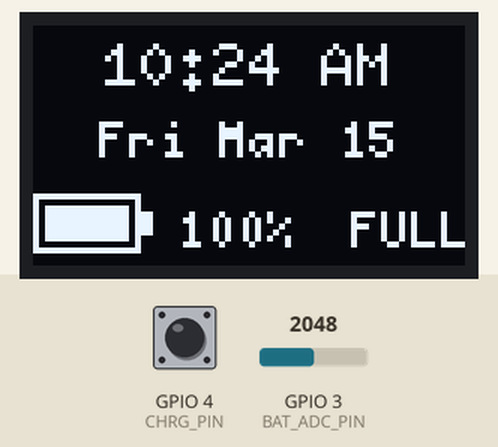
Simulated run of this sketch. Board: ESP32-C3. Parts: 72×40 one-colour display. The test bench sets the inputs (shaded band); at power-on: GPIO 4 (CHRG_PIN) HIGH, GPIO 3 (BAT_ADC_PIN) = 2048 (analog values on the 0–4095 scale). WiFi joins after 1.5 s; servers stay silent unless stated; the local clock reads 2024-03-15 10:24:30 at power-on unless the sketch sets it; what the sketch prints to the serial monitor is not drawn.

Above: at 2.7 s.
2.8 s: GPIO 4 (CHRG_PIN) pulled LOW for 3.2 s
At 4.4 s:
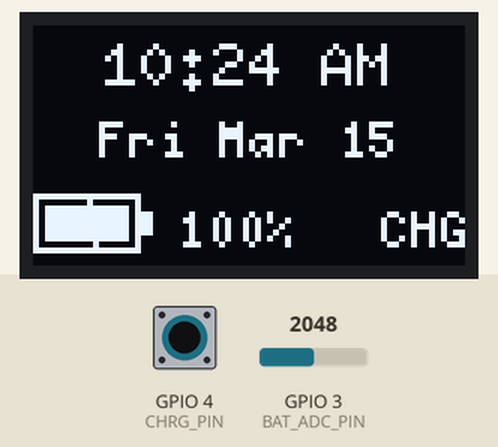
8.1 s: GPIO 3 (BAT_ADC_PIN) set to 1638
9.8 s: GPIO 3 (BAT_ADC_PIN) set to 1562
At 11.2 s:
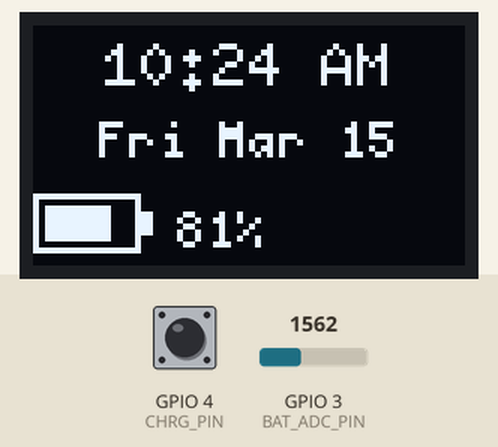
12.1 s: GPIO 4 (CHRG_PIN) pulled LOW for 1 s
At 13.3 s:
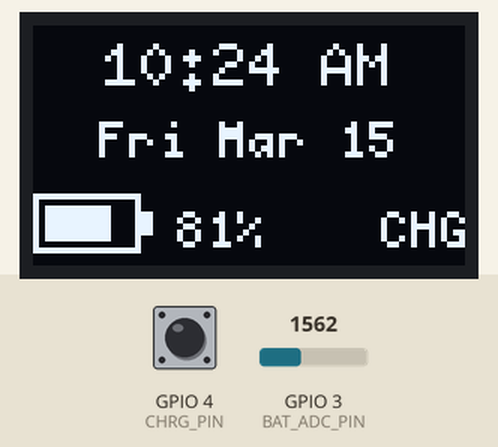
15.1 s: GPIO 3 (BAT_ADC_PIN) set to 1228
At 16.6 s:
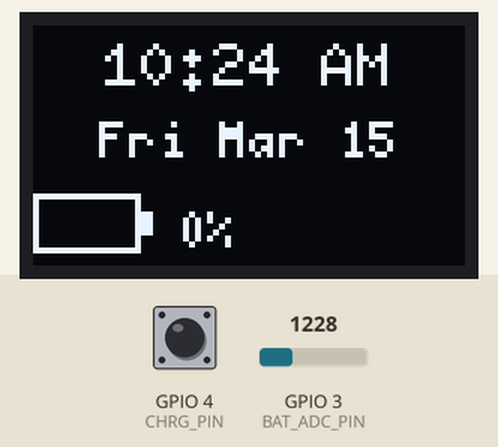
17.2 s: GPIO 3 (BAT_ADC_PIN) set to 2047
At 31.7 s:
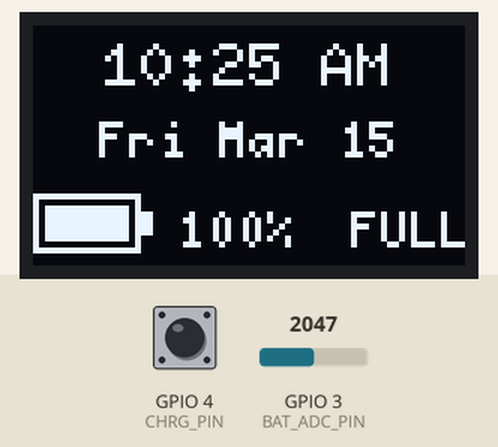
Timing chart, 0 to 32.3 s (numbered marks = the images above; inputs shaded):
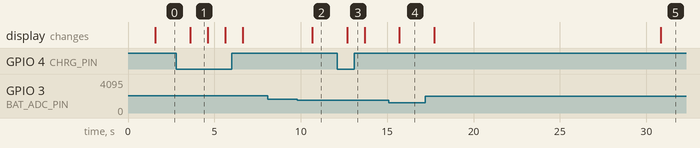

The sketch:

battery-monitor.ino
```cpp
// ===========================================================================
// battery-monitor.ino — ESP32-C3 + 0.42" OLED desk battery widget.
// ---------------------------------------------------------------------------
// LiPo 1000 mAh on a TP4056 (USB-C charge + DW01 protection). The ESP32-C3
// reads two things off the board:
//
//   - Battery voltage   -> GPIO3 (ADC1_CH3) via a 220k / 100k divider.
//   - Charging state    -> GPIO4, wired to the TP4056 CHRG pad.
//                          CHRG is open-drain inside the TP4056: pulled to
//                          GND while a charge cycle is active, floating
//                          otherwise. With INPUT_PULLUP on the ESP32 side
//                          we read LOW = charging, HIGH = not charging.
//
// What the 72x40 OLED shows (refreshes every second so the bolt animates):
//
//   Row 1 (y=10): HH:MM AM/PM            (large-ish, centered)
//   Row 2 (y=22): Mon May 25             (date, centered)
//   Row 3 (y=37): [icon]  62%   <state>  (battery + percent + state glyph)
//
// "state" is one of:
//   "CHG"  while charging (animated lightning bolt over the icon)
//   "FULL" when not charging AND battery >= 95%
//   ""     when discharging (just the bar level + percentage)
//
// Time is pulled via NTP after WiFi associates. Philippines = GMT+8, no DST.
// Until NTP settles, the time row shows "--:--" and the date is hidden so
// the cold-boot window doesn't render nonsense like "Thu Jan 1".
//
// Hardware (USB-C chargeable, no boost, no protection beyond the TP4056):
//
//   LiPo 3.7 V 1000 mAh -> TP4056 B+/B-          (charge + DW01 protection)
//   TP4056 OUT+/OUT-    -> ESP32-C3 5V / GD      (onboard LDO drops to 3.3 V)
//   TP4056 OUT+         -> 220k -> GPIO3 -> 100k -> GND   (battery sense)
//   TP4056 CHRG pad     -> GPIO4                 (active-LOW, INPUT_PULLUP)
//   USB-C cable         -> TP4056 USB-C          (NOT the ESP32's port)
//   OLED                -> GPIO5 (SDA) / GPIO6 (SCL), already on the board
//
// Use-while-charging works because of the TP4056 + DW01 pairing -- USB-C
// runs the load and tops up the cell at the same time.
//
// Board: "ESP32C3 Dev Module"   USB CDC On Boot: Enabled
// Baud:  115200
// ===========================================================================

#include <WiFi.h>
#include <WiFiMulti.h>
#include <Wire.h>
#include <U8g2lib.h>
#include <time.h>

// --- WiFi --------------------------------------------------------------------
WiFiMulti wifiMulti;

// --- OLED --------------------------------------------------------------------
U8G2_SSD1306_72X40_ER_F_HW_I2C oled(U8G2_R0, U8X8_PIN_NONE);
const int OLED_SDA = 5;
const int OLED_SCL = 6;

// --- Pins --------------------------------------------------------------------
const int BAT_ADC_PIN = 3;   // ADC1_CH3 -- battery sense (220k / 100k divider)
const int CHRG_PIN    = 4;   // TP4056 CHRG -- LOW while charging

// --- Battery calibration -----------------------------------------------------
// Divider: V_pin = V_bat * R_low / (R_high + R_low).
// With R_high = 220k and R_low = 100k, ratio is 100 / 320 = 0.3125, so V_bat
// is V_pin * (R_high + R_low) / R_low = V_pin * 3.20.
// V_BAT_FULL / V_BAT_EMPTY are the endpoints we map 0-100% across. 3.30 V is
// where the DW01 protection cuts the cell so anything below that is moot.
const float DIVIDER_RATIO = 3.20f;
const float V_BAT_FULL    = 4.20f;
const float V_BAT_EMPTY   = 3.30f;
const int   ADC_SAMPLES   = 16;   // averaged per read to smooth ADC noise

// --- Wedding countdown target (2026-07-02 PHT) -------------------------------
const int WED_YEAR  = 2026;
const int WED_MONTH = 7;
const int WED_DAY   = 2;

// --- Day/month name tables (5x7 friendly) ------------------------------------
static const char* DOW_NAMES[] = {"Sun","Mon","Tue","Wed","Thu","Fri","Sat"};
static const char* MON_NAMES[] = {"Jan","Feb","Mar","Apr","May","Jun","Jul",
                                  "Aug","Sep","Oct","Nov","Dec"};

// ----------------------------------------------------------------------------
// Battery read -- average a handful of analogReadMilliVolts() samples so the
// percentage doesn't jitter every redraw. analogReadMilliVolts uses the eFuse
// calibration on the C3, which is far more accurate than raw analogRead().
// ----------------------------------------------------------------------------
float readBatteryVolts() {
  uint32_t acc = 0;
  for (int i = 0; i < ADC_SAMPLES; i++) {
    acc += analogReadMilliVolts(BAT_ADC_PIN);
    delay(2);
  }
  float vPin = (acc / (float)ADC_SAMPLES) / 1000.0f;   // mV avg -> V
  return vPin * DIVIDER_RATIO;
}

int voltsToPercent(float v) {
  float pct = (v - V_BAT_EMPTY) / (V_BAT_FULL - V_BAT_EMPTY) * 100.0f;
  if (pct < 0)   pct = 0;
  if (pct > 100) pct = 100;
  return (int)(pct + 0.5f);
}

bool isCharging() {
  // INPUT_PULLUP + open-drain CHRG = LOW means a charge cycle is active.
  // When the cell is full the TP4056 stops driving CHRG, so it floats high
  // and we read HIGH (= not charging, possibly "full" depending on V_bat).
  return digitalRead(CHRG_PIN) == LOW;
}

// ----------------------------------------------------------------------------
// Custom battery icon -- u8g2 doesn't ship one tiny enough for 72x40, so we
// draw a 18x10 outline at (x, y) with a 2x4 positive-terminal nub on the
// right. fillPct in [0,100] decides how much of the inside is solid.
// When charging, the caller layers drawBolt() on top.
// ----------------------------------------------------------------------------
void drawBatteryIcon(int x, int y, int fillPct) {
  oled.drawFrame(x, y, 18, 10);            // outer body
  oled.drawBox  (x + 18, y + 3, 2, 4);     // positive nub
  int innerW = 14;                          // 18 - 2 (border) - 2 (gap)
  int barW = (innerW * fillPct + 50) / 100;
  if (barW > 0) oled.drawBox(x + 2, y + 2, barW, 6);
}

// Animated lightning bolt for the charging state. `frame` is incremented every
// redraw so the bolt blinks at ~1 Hz alongside the rest of the screen.
void drawBolt(int x, int y, int frame) {
  if ((frame & 1) == 0) return;            // blink: even frames = bolt hidden
  // Tiny 5-pixel zig-zag, eyeballed for the 18x10 icon. Centered on the icon.
  oled.drawLine(x + 9,  y + 1, x + 7,  y + 5);
  oled.drawLine(x + 7,  y + 5, x + 11, y + 5);
  oled.drawLine(x + 11, y + 5, x + 9,  y + 9);
}

// ----------------------------------------------------------------------------
// OLED rendering -- three rows, 5x7 font, time row centered and slightly
// taller via the 6x10 font so it reads as the focal point.
// ----------------------------------------------------------------------------
void drawScreen(float vBat, int pct, bool charging, int frame) {
  oled.clearBuffer();

  time_t now = time(nullptr);
  struct tm lt;
  bool haveTime = (now > 1700000000);
  if (haveTime) localtime_r(&now, &lt);

  // ---- Row 1 (y=10): time HH:MM AM/PM, centered, 6x10 font -----------------
  oled.setFont(u8g2_font_6x10_tf);
  char timeBuf[12];
  if (haveTime) {
    int h12 = lt.tm_hour % 12;
    if (h12 == 0) h12 = 12;
    const char* ampm = (lt.tm_hour < 12) ? "AM" : "PM";
    snprintf(timeBuf, sizeof(timeBuf), "%d:%02d %s", h12, lt.tm_min, ampm);
  } else {
    strcpy(timeBuf, "--:--");
  }
  {
    int w = oled.getStrWidth(timeBuf);
    oled.drawStr((72 - w) / 2, 10, timeBuf);
  }

  // ---- Row 2 (y=22): day-of-week + date, centered, 5x7 ---------------------
  oled.setFont(u8g2_font_5x7_tf);
  if (haveTime) {
    char row2[24];
    snprintf(row2, sizeof(row2), "%s %s %d",
             DOW_NAMES[lt.tm_wday], MON_NAMES[lt.tm_mon], lt.tm_mday);
    int w = oled.getStrWidth(row2);
    oled.drawStr((72 - w) / 2, 22, row2);
  } else if (WiFi.status() != WL_CONNECTED) {
    const char* msg = "no wifi";
    int w = oled.getStrWidth(msg);
    oled.drawStr((72 - w) / 2, 22, msg);
  } else {
    const char* msg = "syncing time...";
    int w = oled.getStrWidth(msg);
    oled.drawStr((72 - w) / 2, 22, msg);
  }

  // ---- Row 3 (y=37): battery icon + percent + state ------------------------
  // Icon at x=0, percent right-aligned around x=46, state glyph on the right
  // edge so the eye reads icon -> number -> word in a single sweep.
  drawBatteryIcon(0, 28, pct);
  if (charging) drawBolt(0, 28, frame);

  char pctBuf[6];
  snprintf(pctBuf, sizeof(pctBuf), "%d%%", pct);
  oled.drawStr(24, 37, pctBuf);

  const char* state = "";
  if (charging)               state = "CHG";
  else if (pct >= 95)         state = "FULL";
  // else discharging -- no glyph, the percentage alone is the indicator.
  if (state[0]) {
    int w = oled.getStrWidth(state);
    oled.drawStr(72 - w, 37, state);
  }

  oled.sendBuffer();
}

// ----------------------------------------------------------------------------
// Setup / loop
// ----------------------------------------------------------------------------
void setup() {
  Serial.begin(115200);

  // OLED first so even a stalled WiFi join has something on the screen.
  Wire.setPins(OLED_SDA, OLED_SCL);
  oled.begin();
  oled.setBusClock(400000);
  oled.clearBuffer();
  oled.setFont(u8g2_font_5x7_tf);
  oled.drawStr(0, 10, "Battery");
  oled.drawStr(0, 20, "Monitor");
  oled.drawStr(0, 36, "booting...");
  oled.sendBuffer();

  pinMode(CHRG_PIN, INPUT_PULLUP);
  // analogReadMilliVolts on the C3 needs 12-bit width + 11 dB attenuation
  // (the default in current cores). Setting them explicitly anyway so an
  // older core revision doesn't quietly clamp the range.
  analogReadResolution(12);
  analogSetPinAttenuation(BAT_ADC_PIN, ADC_11db);

  wifiMulti.addAP("CharLa",   "Kahitano1!");
  wifiMulti.addAP("CAYNO",   "lokomoko");
  wifiMulti.addAP("Chaelri", "charlie24");
  WiFi.mode(WIFI_STA);

  unsigned long t0 = millis();
  while (wifiMulti.run() != WL_CONNECTED && millis() - t0 < 15000) {
    delay(250);
    Serial.print('.');
  }
  Serial.println();
  if (WiFi.status() == WL_CONNECTED) {
    Serial.printf("WiFi: %s  IP: %s\n",
                  WiFi.SSID().c_str(), WiFi.localIP().toString().c_str());
    configTime(8 * 3600, 0, "pool.ntp.org", "time.google.com");
  } else {
    Serial.println("WiFi join failed -- clock will stay at --:--");
  }
}

void loop() {
  static unsigned long lastTick = 0;
  static int frame = 0;

  // 1 Hz redraw -- fine for the clock (minute resolution) and slow enough
  // that the ADC averaging doesn't dominate the loop. The bolt animation
  // ticks at this rate too, which is exactly what we want.
  if (millis() - lastTick >= 1000) {
    lastTick = millis();
    frame++;

    float v   = readBatteryVolts();
    int   pct = voltsToPercent(v);
    bool  chg = isCharging();

    Serial.printf("V=%.3f  pct=%d  chg=%d\n", v, pct, (int)chg);
    drawScreen(v, pct, chg, frame);

    // Cheap WiFi recovery -- wifiMulti.run() re-associates if it can. The
    // clock keeps ticking on the existing system time after the first sync,
    // so a dropped connection doesn't freeze the display.
    if (WiFi.status() != WL_CONNECTED) wifiMulti.run();
  }

  delay(10);
}
```

Measured:
- the behaviour switches between 1611 and 1610 on GPIO 3 (BAT_ADC_PIN) (found by bisection; images 1 and 2)
- after the input at 2.8 s, the display: changes after 0.80 s (image 1)
- after the input at 8.1 s, every drawn part: stays the same
- after the input at 9.8 s, the display: changes after 0.87 s (image 2)
- after the input at 12.1 s, the display: changes after 0.58 s (image 3)
- after the input at 15.1 s, the display: changes after 0.61 s (image 4)
- after the input at 17.2 s, the display: first changes after 0.53 s (image 5 shows a later state)
